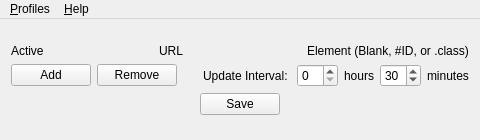
<?xml version="1.0" encoding="UTF-8"?>
<ui version="4.0">
 <class>MainWindow</class>
 <widget class="QMainWindow" name="MainWindow">
  <property name="geometry">
   <rect>
    <x>0</x>
    <y>0</y>
    <width>480</width>
    <height>140</height>
   </rect>
  </property>
  <property name="windowTitle">
   <string>SDM: Profiles</string>
  </property>
  <widget class="QWidget" name="container">
   <layout class="QVBoxLayout" name="layout_Core_V">
    <item>
     <spacer name="spacer_Roof_V">
      <property name="orientation">
       <enum>Qt::Vertical</enum>
      </property>
      <property name="sizeHint" stdset="0">
       <size>
        <width>20</width>
        <height>40</height>
       </size>
      </property>
     </spacer>
    </item>
    <item>
     <layout class="QGridLayout" name="layout_Config_G">
      <property name="rightMargin">
       <number>0</number>
      </property>
      <property name="verticalSpacing">
       <number>6</number>
      </property>
      <item row="0" column="2">
       <widget class="QLabel" name="category_URL">
        <property name="sizePolicy">
         <sizepolicy hsizetype="Preferred" vsizetype="Preferred">
          <horstretch>0</horstretch>
          <verstretch>0</verstretch>
         </sizepolicy>
        </property>
        <property name="text">
         <string>Element (Blank, #ID, or .class)</string>
        </property>
       </widget>
      </item>
      <item row="0" column="1">
       <widget class="QLabel" name="category_Target">
        <property name="sizePolicy">
         <sizepolicy hsizetype="Preferred" vsizetype="Preferred">
          <horstretch>0</horstretch>
          <verstretch>0</verstretch>
         </sizepolicy>
        </property>
        <property name="text">
         <string>URL</string>
        </property>
       </widget>
      </item>
      <item row="0" column="0">
       <widget class="QLabel" name="category_Active">
        <property name="sizePolicy">
         <sizepolicy hsizetype="Preferred" vsizetype="Preferred">
          <horstretch>0</horstretch>
          <verstretch>0</verstretch>
         </sizepolicy>
        </property>
        <property name="text">
         <string>Active</string>
        </property>
       </widget>
      </item>
     </layout>
    </item>
    <item>
     <layout class="QHBoxLayout" name="layout_Trailing_H">
      <item>
       <widget class="QPushButton" name="button_AddRow">
        <property name="sizePolicy">
         <sizepolicy hsizetype="Preferred" vsizetype="Fixed">
          <horstretch>0</horstretch>
          <verstretch>0</verstretch>
         </sizepolicy>
        </property>
        <property name="minimumSize">
         <size>
          <width>0</width>
          <height>0</height>
         </size>
        </property>
        <property name="text">
         <string>Add</string>
        </property>
       </widget>
      </item>
      <item>
       <widget class="QPushButton" name="button_RemoveRow">
        <property name="text">
         <string>Remove</string>
        </property>
       </widget>
      </item>
      <item>
       <spacer name="spacer_Buttons">
        <property name="orientation">
         <enum>Qt::Horizontal</enum>
        </property>
        <property name="sizeHint" stdset="0">
         <size>
          <width>40</width>
          <height>20</height>
         </size>
        </property>
       </spacer>
      </item>
      <item>
       <widget class="QLabel" name="label_Interval">
        <property name="text">
         <string>Update Interval: </string>
        </property>
       </widget>
      </item>
      <item>
       <widget class="QSpinBox" name="spinBox_Hours"/>
      </item>
      <item>
       <widget class="QLabel" name="label_Hours">
        <property name="text">
         <string>hours</string>
        </property>
       </widget>
      </item>
      <item>
       <widget class="QSpinBox" name="spinBox_Minutes">
        <property name="maximum">
         <number>59</number>
        </property>
        <property name="value">
         <number>30</number>
        </property>
       </widget>
      </item>
      <item>
       <widget class="QLabel" name="label_Minutes">
        <property name="text">
         <string>minutes</string>
        </property>
       </widget>
      </item>
     </layout>
    </item>
    <item>
     <layout class="QHBoxLayout" name="horizontalLayout_3">
      <item>
       <spacer name="spacer_SaveL_H">
        <property name="orientation">
         <enum>Qt::Horizontal</enum>
        </property>
        <property name="sizeHint" stdset="0">
         <size>
          <width>40</width>
          <height>20</height>
         </size>
        </property>
       </spacer>
      </item>
      <item>
       <widget class="QPushButton" name="button_Save">
        <property name="text">
         <string>Save</string>
        </property>
       </widget>
      </item>
      <item>
       <spacer name="spacer_SaveR_H">
        <property name="orientation">
         <enum>Qt::Horizontal</enum>
        </property>
        <property name="sizeHint" stdset="0">
         <size>
          <width>40</width>
          <height>20</height>
         </size>
        </property>
       </spacer>
      </item>
     </layout>
    </item>
    <item>
     <spacer name="spacer_Floor_V">
      <property name="orientation">
       <enum>Qt::Vertical</enum>
      </property>
      <property name="sizeHint" stdset="0">
       <size>
        <width>20</width>
        <height>40</height>
       </size>
      </property>
     </spacer>
    </item>
   </layout>
  </widget>
  <widget class="QMenuBar" name="menu">
   <property name="geometry">
    <rect>
     <x>0</x>
     <y>0</y>
     <width>480</width>
     <height>20</height>
    </rect>
   </property>
   <widget class="QMenu" name="menu_Profiles">
    <property name="title">
     <string>&amp;Profiles</string>
    </property>
    <addaction name="action_New"/>
   </widget>
   <widget class="QMenu" name="menu_Help">
    <property name="title">
     <string>&amp;Help</string>
    </property>
    <addaction name="action_Guide"/>
    <addaction name="action_About"/>
   </widget>
   <addaction name="menu_Profiles"/>
   <addaction name="menu_Help"/>
  </widget>
  <action name="action_Guide">
   <property name="text">
    <string>&amp;Guide</string>
   </property>
  </action>
  <action name="action_About">
   <property name="text">
    <string>&amp;About</string>
   </property>
  </action>
  <action name="action_New">
   <property name="text">
    <string>&amp;New</string>
   </property>
  </action>
 </widget>
 <layoutdefault spacing="6" margin="11"/>
 <resources/>
 <connections/>
</ui>
